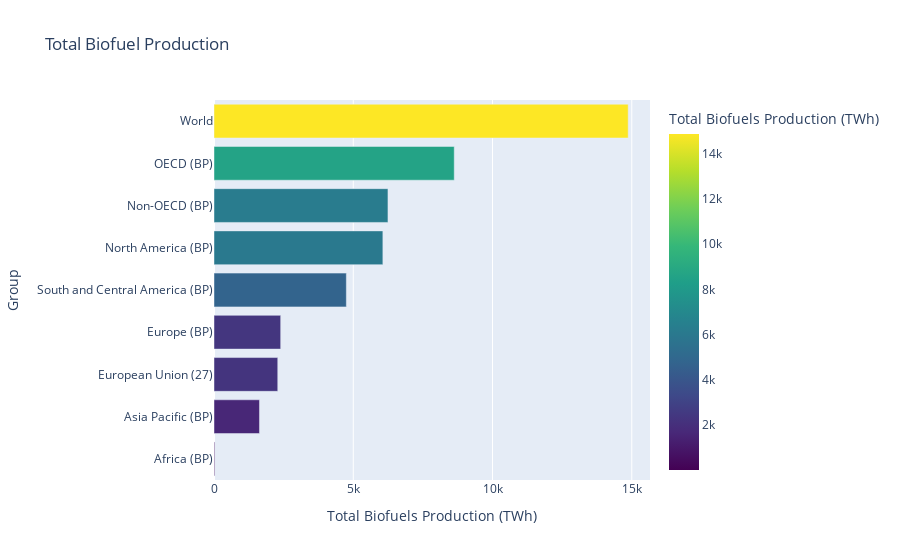

This figure's notebook cell:
### Code cell
fig = px.bar(group_biofuel_total, 
             y='Entity', 
             x='Biofuels Production - TWh - Total', 
             title='Total Biofuel Production',
             labels={'Entity': 'Group', 'Biofuels Production - TWh - Total': 'Total Biofuels Production (TWh)'},
             color='Biofuels Production - TWh - Total', 
             color_continuous_scale='viridis')

fig.update_layout(yaxis={'categoryorder':'total ascending'})

fig.show()

### Figure 1 — Plotly figure (JSON) as saved in the notebook; plotly's stock layout.template omitted (floating-point values rounded to 4 significant figures)
{"data": [{"alignmentgroup": "True", "hovertemplate": "Total Biofuels Production (TWh)=%{marker.color}<br>Group=%{y}<extra></extra>", "legendgroup": "", "marker": {"color": [14870.0, 8626.0, 6246.0, 6063.0, 4752.0, 2394.0, 2289.0, 1633.0, 23.89], "coloraxis": "coloraxis", "pattern": {"shape": ""}}, "name": "", "offsetgroup": "", "orientation": "h", "showlegend": false, "textposition": "auto", "type": "bar", "x": [14870.0, 8626.0, 6246.0, 6063.0, 4752.0, 2394.0, 2289.0, 1633.0, 23.89], "xaxis": "x", "y": ["World", "OECD (BP)", "Non-OECD (BP)", "North America (BP)", "South and Central America (BP)", "Europe (BP)", "European Union (27)", "Asia Pacific (BP)", "Africa (BP)"], "yaxis": "y"}], "layout": {"barmode": "relative", "coloraxis": {"colorbar": {"title": {"text": "Total Biofuels Production (TWh)"}}, "colorscale": [[0, "#440154"], [0.1111, "#482878"], [0.2222, "#3e4989"], [0.3333, "#31688e"], [0.4444, "#26828e"], [0.5556, "#1f9e89"], [0.6667, "#35b779"], [0.7778, "#6ece58"], [0.8889, "#b5de2b"], [1, "#fde725"]]}, "legend": {"tracegroupgap": 0}, "title": {"text": "Total Biofuel Production"}, "xaxis": {"anchor": "y", "domain": [0, 1], "title": {"text": "Total Biofuels Production (TWh)"}}, "yaxis": {"anchor": "x", "categoryorder": "total ascending", "domain": [0, 1], "title": {"text": "Group"}}}}
